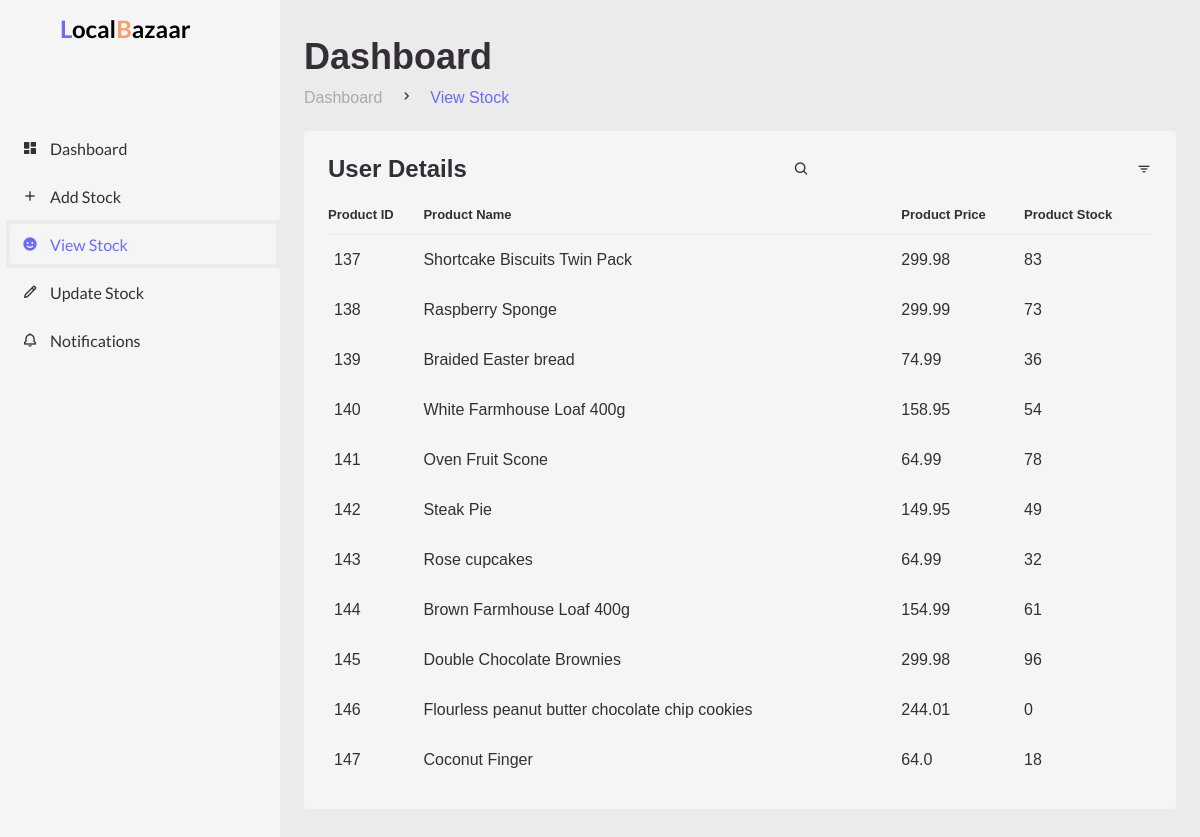
Screenshot of /admin/view-stock (signed in) with the database file from the repository.
### src/main.py (models this page shows, shortened)
class Product(db.Model):
    __tablename__ = 'products'
    id= db.Column(db.Integer,primary_key=True,unique=True,nullable=False)
    identifier= db.Column(db.Integer,nullable=False)
    shop = db.Column(db.String(100),db.ForeignKey('sellers.email'),nullable=False)
    name = db.Column(db.String(100),nullable=False)
    price = db.Column(db.Float, nullable=False)
    image = db.Column(db.String(100),nullable=False)
    stock = db.Column(db.Integer)
    tags = db.Column(db.String(200))
    category = db.Column(db.String(200))
    description = db.Column(db.String(512))
    stock_over_time = db.Column(db.String(256),nullable=False)
    review = db.Column(db.Float,nullable=False)

### src/main.py (the view)
@app.route("/admin/view-stock")
def view_stock():
    products_list = Seller.query.filter_by(email=session['email']).first().products
    if products_list:
        return render_template('view_stock.html',products_list=products_list)
    return render_template('view_stock.html',products_list=[])

### src/templates/view_stock.html (shortened to what this page needs)
<!DOCTYPE html>
<html lang="en">
  <head>
    <link
      href="https://unpkg.com/boxicons@2.0.9/css/boxicons.min.css"
      rel="stylesheet"
    />
    <link
      rel="stylesheet"
      href="https://cdnjs.cloudflare.com/ajax/libs/font-awesome/6.2.1/css/all.min.css"
    />
    <link
      rel="stylesheet"
      href="{{ url_for('static',filename='style_admin.css') }}"
    />
  </head>
  <body>
    <section id="sidebar">
      <a href="#" class="brand">
        <span class="text" id="logoText"><l>L</l>ocal<b>B</b>azaar</span>
      </a>
      <ul class="side-menu top">
        <li>
          <a href="{{url_for('admin')}}">
            <i class="bx bxs-dashboard"></i>
            <span class="text">Dashboard</span>
          </a>
        </li>
        <li>
          <a href="{{url_for('add_stock')}}">
            <i class="bx bx-plus" aria-hidden="true"></i>
            <span class="text">Add Stock</span>
          </a>
        </li>
        <li class="active">
          <a href="{{url_for('view_stock')}}">
            <i class="bx bxs-smile" aria-hidden="true"></i>
            <span class="text">View Stock</span>
          </a>
        </li>
        <li>
          <a href="{{url_for('update_stock')}}">
            <i class="bx bx-pencil" aria-hidden="true"></i>
            <span class="text">Update Stock</span>
          </a>
        </li>
        <li>
          <a href="{{url_for('notifications')}}">
            <i class="bx bx-bell" aria-hidden="true"></i>
            <span class="text">Notifications</span>
          </a>
        </li>
      </ul>
    </section>
    <section id="content">
      <main>
        <div class="head-title">
          <div class="left">
            <h1>Dashboard</h1>
            <ul class="breadcrumb">
              <li>
                <a href="#">Dashboard</a>
              </li>
              <li><i class="bx bx-chevron-right"></i></li>
              <li>
                <a class="active" href="#">View Stock</a>
              </li>
            </ul>
          </div>
        </div>
        <div class="table-data">
          <div class="order">
            <div class="head">
              <h3>User Details</h3>
              <i class="bx bx-search"></i>
              <i class="bx bx-filter"></i>
            </div>
            <table>
              <thead>
                <tr>
                  <th>Product ID</th>
                  <th>Product Name</th>
                  <th>Product Price</th>
                  <th>Product Stock</th>
                </tr>
              </thead>
              <tbody>
                {% for product in products_list %}
                <tr>
                  <td>{{ product.id }}</td>
                  <td>{{ product.name }}</td>
                  <td>{{ product.price }}</td>
                  <td>{{ product.stock }}</td>
                </tr>
                {% endfor %}
              </tbody>
            </table>
          </div>
        </div>
      </main>
    </section>
  </body>
</html>

### src/static/style_admin.css (style rules this page uses)
* { margin: 0; padding: 0; box-sizing: border-box; }
a { text-decoration: none; }
li { list-style: none; }
:root { --poppins: 'Lobster', sans-serif; --lato: 'Lato', sans-serif; --black: #3f3646; --brand-orange: #f5a16c; --brand-blue: #6c6cf5; --level-0-white: rgb(235, 235, 235); --level-1-white: rgb(245, 245, 245); --level-2-white: rgb(245, 245, 245); --success: rgb(190, 244, 188); --success-clicked: rgb(100, 199, 97); --shadow: 0 0 5px rgba(87, 87, 87, 0.272); --light: var(--level-1-white); --blue: var(--brand-blue); --light-blue: none; --grey: var(--level-0-white); --dark-grey: #AAAAAA; --dark: #342E37; --red: #DB504A; --yellow: var(--brand-blue); --light-yellow: #FFF2C6 --orange: #FD7238; --light-orange: #FFE0D3; }
l { color: var(--brand-blue); }
b { color: var(--brand-orange); }
#logoText { color: black; }
html { overflow-x: hidden; }
body { background: var(--grey); overflow-x: hidden; }
#sidebar { position: fixed; top: 0; left: 0; width: 280px; height: 100%; background: var(--light); z-index: 2000; font-family: var(--lato); transition: .3s ease; overflow-x: hidden; scrollbar-width: none; }
#sidebar .brand { font-size: 24px; font-weight: 700; height: 56px; display: flex; align-items: center; color: var(--blue); position: sticky; top: 0; left: 0; background: var(--light); z-index: 500; padding-bottom: 20px; box-sizing: content-box; }
#sidebar .side-menu { width: 100%; margin-top: 48px; }
#sidebar .side-menu li { height: 48px; background: transparent; margin-left: 6px; border-radius: 0.25em 0 0 0.25em; padding: 4px; }
#sidebar .side-menu li.active { background: var(--grey); position: relative; }
#sidebar .side-menu li.active::before { content: ''; position: absolute; width: 40px; height: 40px; border-radius: 0.25em; top: -40px; right: 0; box-shadow: 20px 20px 0 var(--grey); z-index: -1; }
#sidebar .side-menu li.active::after { content: ''; position: absolute; width: 40px; height: 40px; border-radius: 0.25em; bottom: -40px; right: 0; box-shadow: 20px -20px 0 var(--grey); z-index: -1; }
#sidebar .side-menu li a { width: 100%; height: 100%; background: var(--light); display: flex; align-items: center; border-radius: 0.25em; font-size: 16px; color: var(--dark); white-space: nowrap; overflow-x: hidden; }
#sidebar .side-menu.top li.active a { color: var(--blue); }
#sidebar .side-menu li a .bx { min-width: calc(60px - ((4px + 6px) * 2)); display: flex; justify-content: center; }
#content { position: relative; width: calc(100% - 280px); left: 280px; transition: .3s ease; }
#content main { width: 100%; padding: 36px 24px; font-family: var(--poppins); max-height: calc(100vh - 56px); overflow-y: auto; }
#content main .head-title { display: flex; align-items: center; justify-content: space-between; grid-gap: 16px; flex-wrap: wrap; }
#content main .head-title .left h1 { font-size: 36px; font-weight: 600; margin-bottom: 10px; color: var(--dark); }
#content main .head-title .left .breadcrumb { display: flex; align-items: center; grid-gap: 16px; }
#content main .head-title .left .breadcrumb li { color: var(--dark); }
#content main .head-title .left .breadcrumb li a { color: var(--dark-grey); pointer-events: none; }
#content main .head-title .left .breadcrumb li a.active { color: var(--blue); pointer-events: unset; }
#content main .table-data { display: flex; flex-wrap: wrap; grid-gap: 24px; margin-top: 24px; width: 100%; color: var(--dark); }
#content main .table-data>div { border-radius: 0.25em; background: var(--light); padding: 24px; overflow-x: auto; }
#content main .table-data .head { display: flex; width: 100%; flex-direction: row; align-items: center; justify-content: space-between; grid-gap: 16px; margin-bottom: 24px; }
#content main .table-data .head h3 { font-size: 24px; font-weight: 600; }
#content main .table-data .head .bx { cursor: pointer; }
#content main .table-data .order { flex-grow: 1; flex-basis: 500px; }
#content main .table-data .order table { width: 100%; border-collapse: collapse; }
#content main .table-data .order table th { padding-bottom: 12px; font-size: 13px; text-align: left; border-bottom: 1px solid var(--grey); }
#content main .table-data .order table td { padding: 16px 0; }
#content main .table-data .order table tr td:first-child { display: flex; align-items: center; grid-gap: 12px; padding-left: 6px; }

### rows the page displays
Product: id "137", name "Shortcake Biscuits Twin Pack", price "299.98", stock "83"
Product: id "138", name "Raspberry Sponge", price "299.99", stock "73"
Product: id "139", name "Braided Easter bread", price "74.99", stock "36"
Product: id "140", name "White Farmhouse Loaf 400g", price "158.95", stock "54"
Product: id "141", name "Oven Fruit Scone", price "64.99", stock "78"
Product: id "142", name "Steak Pie", price "149.95", stock "49"
Product: id "143", name "Rose cupcakes", price "64.99", stock "32"
Product: id "144", name "Brown Farmhouse Loaf 400g", price "154.99", stock "61"
Product: id "145", name "Double Chocolate Brownies", price "299.98", stock "96"
Product: id "146", name "Flourless peanut butter chocolate chip cookies", price "244.01", stock "0"
Product: id "147", name "Coconut Finger", price "64.0", stock "18"
